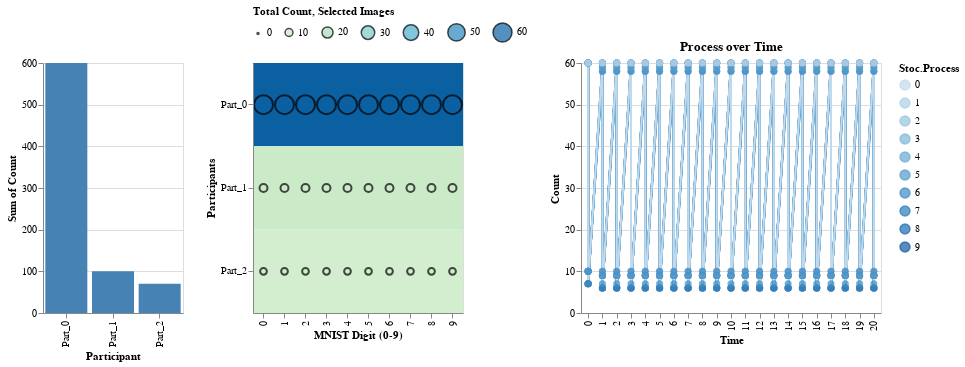

The code cell stored with this chart in its notebook:
### Code cell
import altair as alt

def plot_mnist_distribution(plot_data, plot_width=800, plot_height=400):
    """
    Plot the MNIST distribution using a bar chart and heatmap, distributing the plot size
    between the bar chart and heatmap.

    Parameters:
    - plot_data: DataFrame with the MNIST data
    - plot_width: Total width of the final plot (default: 800)
    - plot_height: Total height of the final plot (default: 400)
    """

    # Create a slider for selecting 'Time'
    time_slider = alt.binding_range(
        min=plot_data['Time'].min(), 
        max=plot_data['Time'].max(), 
        step=1, 
        name="Select Time: "
    )
    time_param = alt.selection_point(bind=time_slider, fields=['Time'], value = plot_data['Time'].min())

    # Altair selection object for interactive filtering
    bar_point = alt.selection_point(encodings=['x'])
    client_selection = alt.selection_point(encodings=['y'])
    
    # Calculate the split dimensions for the two charts
    bar_width = plot_width * 0.4   # 40% of the width for the bar chart
    heatmap_width = plot_width * 0.6  # 60% of the width for the heatmap
    bar_height = plot_height       # Full height for the bar chart
    heatmap_height = plot_height   # Full height for the heatmap
    
    # Heatmap (Digit vs. Participant) filtered by selected Time
    heatmap = alt.Chart(plot_data).mark_rect().encode(
        x=alt.X('Digit:O', title="MNIST Digit (0-9)"),
        y=alt.Y('Participant:N', title="Participants"),
        color = alt.condition(
                bar_point, 
                alt.Color('Count:Q', scale=alt.Scale(scheme='greenblue'), title="Total Count", legend=alt.Legend(orient="top")),  
                alt.ColorValue("grey")  # Non-selected values will be grey
            ),
        tooltip=[alt.Tooltip('Digit:O', title="Digit"),
                 alt.Tooltip('Participant:N', title="Participant"),
                 alt.Tooltip('Count:Q', title="Total Count")]
    ).transform_filter(
        time_param
    ).add_params(bar_point, client_selection, time_param).properties(width=heatmap_width, height=heatmap_height)
    
    # Overlay points for highlighting
    highlight_points = heatmap.mark_point().encode(
        color=alt.ColorValue('black'),
        size=alt.Size('Count:Q', title="Selected Images")
    ).transform_filter(
        bar_point
    ).transform_filter(
        client_selection
    )
    
    
    # Bar chart (Total images per client_selectionicipant) filtered by selected Time
    bar_chart = alt.Chart(plot_data).mark_bar().encode(
        x="Participant:N",
        y="sum(Count):Q",
        color=alt.condition(bar_point, alt.ColorValue("steelblue"), alt.ColorValue("grey"))
    ).transform_filter(
        time_param
    ).add_params(bar_point).properties(width=bar_width, height=bar_height)


    # Create an Altair line chart with markers
    line_chart = alt.Chart(plot_data).mark_line().encode(
        x='Time:O',  # Ordinal axis for time
        y='Count:Q',  # Quantitative axis for process value
        color=alt.Color('Digit:O', title="Stoc.Process"),
        tooltip=['Digit', 'Time', 'Count']
    ).properties(
        title="Process over Time",
        width=300,
        height=plot_height
    ).transform_filter(
        bar_point
    ).transform_filter(
        client_selection
    )
    
    # Add markers (circles) at data points
    marker_chart = alt.Chart(plot_data).mark_circle(size=50).encode(
        x='Time:O',
        y='Count:Q',
        color=alt.Color('Digit:O', title="Stoc.Process"),
        tooltip=['Digit', 'Time', 'Count']
    ).transform_filter(
        bar_point
    ).transform_filter(
        client_selection
    )
    
    # Overlay the markers on top of the line chart
    chart = line_chart + marker_chart
    
    # Combine the charts horizontally
    final_chart = alt.hconcat(
        bar_chart,
        heatmap + highlight_points,
        chart
    ).resolve_legend(
        color="independent",
        size="independent"
    )

    return final_chart

# Example of using the function with custom plot size
final_chart = plot_mnist_distribution(plot_data=df_plot, plot_width=350, plot_height=250)
final_chart

### Figure 1 — Vega-Lite specification as saved in the notebook (floating-point values rounded to 4 significant figures; data arrays with more than 128 entries replaced by an {"elided": "..."} marker saying what was removed)
{"config": {"view": {"continuousWidth": 300, "continuousHeight": 300}}, "hconcat": [{"mark": {"type": "bar"}, "encoding": {"color": {"condition": {"param": "param_2", "value": "steelblue"}, "value": "grey"}, "x": {"field": "Participant", "type": "nominal"}, "y": {"aggregate": "sum", "field": "Count", "type": "quantitative"}}, "height": 250, "name": "view_2", "transform": [{"filter": {"param": "param_1"}}], "width": 140.0}, {"layer": [{"mark": {"type": "rect"}, "encoding": {"color": {"condition": {"param": "param_2", "field": "Count", "legend": {"orient": "top"}, "scale": {"scheme": "greenblue"}, "title": "Total Count", "type": "quantitative"}, "value": "grey"}, "tooltip": [{"field": "Digit", "title": "Digit", "type": "ordinal"}, {"field": "Participant", "title": "Participant", "type": "nominal"}, {"field": "Count", "title": "Total Count", "type": "quantitative"}], "x": {"field": "Digit", "title": "MNIST Digit (0-9)", "type": "ordinal"}, "y": {"field": "Participant", "title": "Participants", "type": "nominal"}}, "name": "view_1", "transform": [{"filter": {"param": "param_1"}}]}, {"mark": {"type": "point"}, "encoding": {"color": {"value": "black"}, "size": {"field": "Count", "title": "Selected Images", "type": "quantitative"}, "tooltip": [{"field": "Digit", "title": "Digit", "type": "ordinal"}, {"field": "Participant", "title": "Participant", "type": "nominal"}, {"field": "Count", "title": "Total Count", "type": "quantitative"}], "x": {"field": "Digit", "title": "MNIST Digit (0-9)", "type": "ordinal"}, "y": {"field": "Participant", "title": "Participants", "type": "nominal"}}, "transform": [{"filter": {"param": "param_1"}}, {"filter": {"param": "param_2"}}, {"filter": {"param": "param_3"}}]}], "height": 250, "width": 210.0}, {"layer": [{"mark": {"type": "line"}, "encoding": {"color": {"field": "Digit", "title": "Stoc.Process", "type": "ordinal"}, "tooltip": [{"field": "Digit", "type": "quantitative"}, {"field": "Time", "type": "quantitative"}, {"field": "Count", "type": "quantitative"}], "x": {"field": "Time", "type": "ordinal"}, "y": {"field": "Count", "type": "quantitative"}}, "title": "Process over Time", "transform": [{"filter": {"param": "param_2"}}, {"filter": {"param": "param_3"}}]}, {"mark": {"type": "circle", "size": 50}, "encoding": {"color": {"field": "Digit", "title": "Stoc.Process", "type": "ordinal"}, "tooltip": [{"field": "Digit", "type": "quantitative"}, {"field": "Time", "type": "quantitative"}, {"field": "Count", "type": "quantitative"}], "x": {"field": "Time", "type": "ordinal"}, "y": {"field": "Count", "type": "quantitative"}}, "transform": [{"filter": {"param": "param_2"}}, {"filter": {"param": "param_3"}}]}], "height": 250, "width": 300}], "data": {"name": "data-5a42b67d771ae2203a1d86db139b984a"}, "params": [{"name": "param_2", "select": {"type": "point", "encodings": ["x"]}, "views": ["view_2", "view_1"]}, {"name": "param_3", "select": {"type": "point", "encodings": ["y"]}, "views": ["view_1"]}, {"name": "param_1", "select": {"type": "point", "fields": ["Time"]}, "bind": {"input": "range", "max": 20, "min": 0, "name": "Select Time: ", "step": 1}, "value": 0, "views": ["view_1"]}], "resolve": {"legend": {"color": "independent", "size": "independent"}}, "$schema": "https://vega.github.io/schema/vega-lite/v5.20.1.json", "datasets": {"data-5a42b67d771ae2203a1d86db139b984a": {"elided": "630 records"}}}
